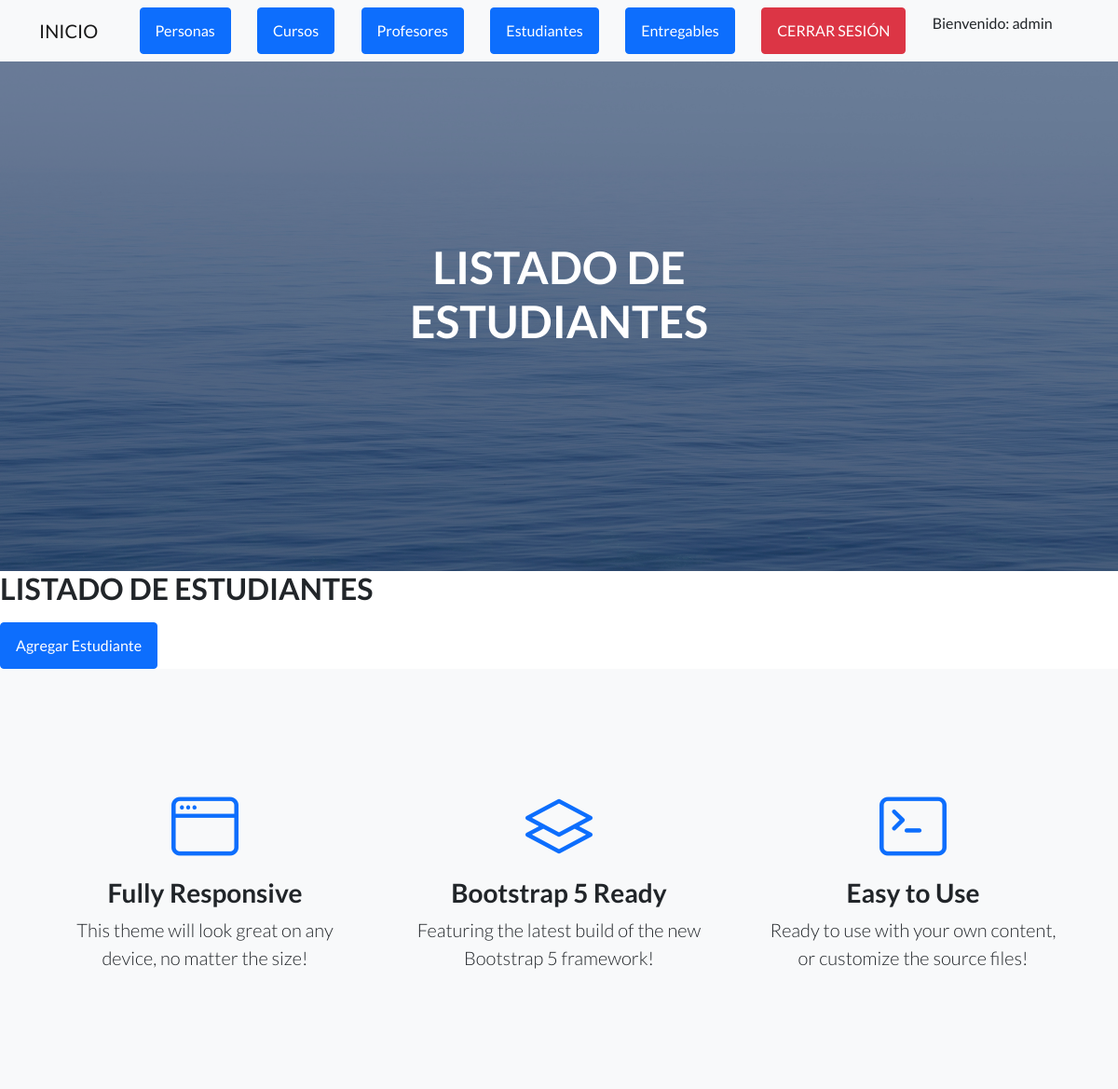
/AppCoder/estudiante/list/ (signed in, upper part), run on an earlier commit of the app's database.
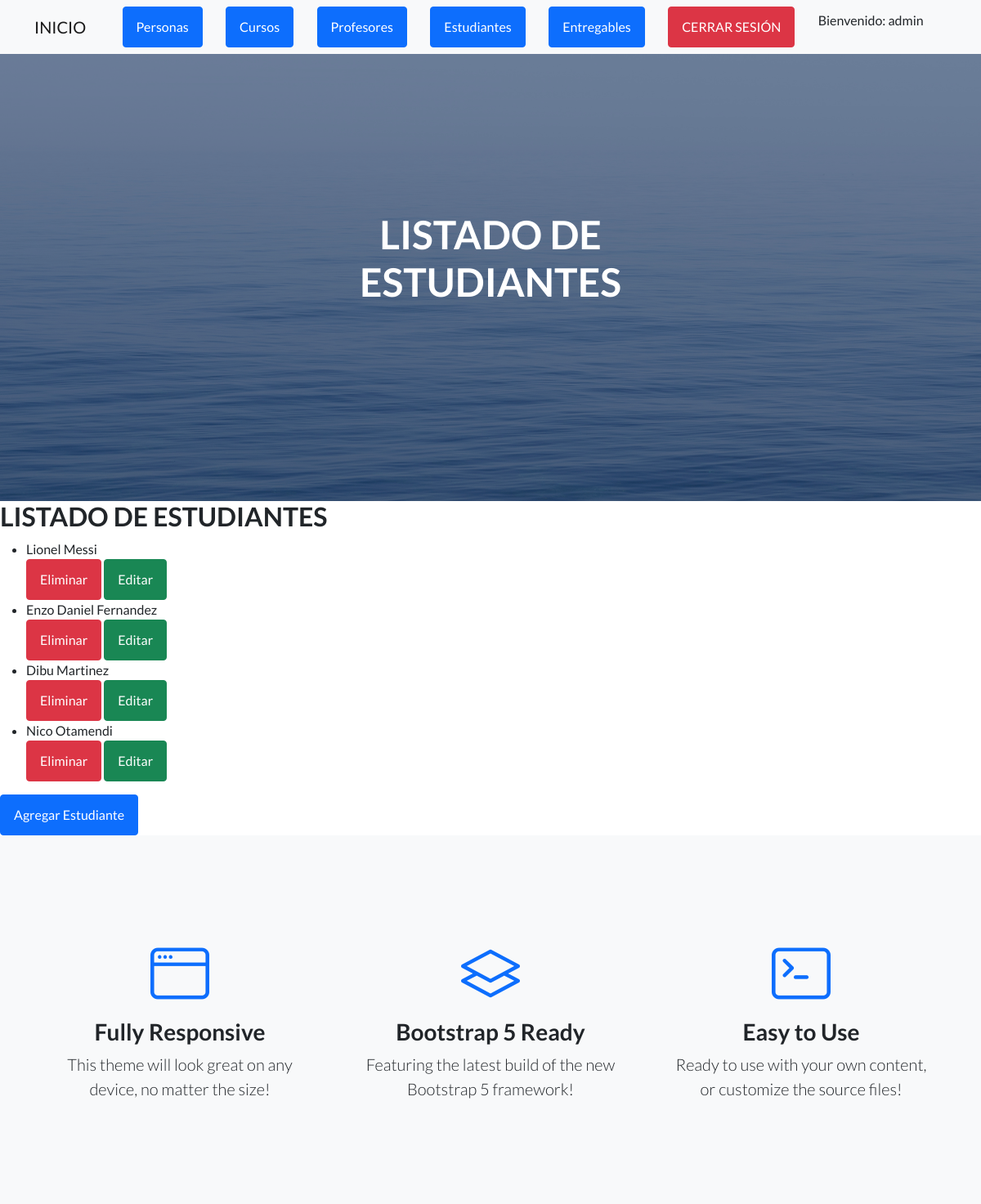
And on a later commit of the database.
### AppCoder/models.py (models this page shows)
class Estudiante(models.Model):
    nombre= models.CharField(max_length=50) #lo defino como un caracter de base de datos
    apellido=models.CharField(max_length=50)
    email=models.EmailField()
    def __str__(self):
        return f"{self.nombre} {str(self.apellido)}"

### AppCoder/views.py (the view)
# urls.py: path('estudiante/list/', EstudianteList.as_view(), name="estudiante_list"),
class EstudianteList(LoginRequiredMixin, ListView): #vista usada para LISTAR
    model=Estudiante #model que quiero mostrar
    template_name="AppCoder/estudiantes.html" #template que uso

### AppCoder/Templates/AppCoder/estudiantes.html (shortened to what this page needs)
{% extends "AppCoder/padre.html" %}
{% load static %}
{% block titulo %}
<h1 class="mb-5">LISTADO DE ESTUDIANTES</h1>
{% endblock %}
{% block contenido_que_cambia %}
<h2>LISTADO DE ESTUDIANTES</h2>
<ul>
    {% for estudiante in object_list %}
    <li> {{ estudiante }} </li>
    <a class="btn btn-danger" href="{% url 'estudiante_borrar' estudiante.id %}">Eliminar</a>
    <a class="btn btn-success" href="{% url 'estudiante_editar' estudiante.id %}">Editar</a>
    {% endfor %}
</ul>
<a class="btn btn-primary" href="{% url 'estudiante_crear' %}">Agregar Estudiante</a>
{% endblock %}

What changed in the data, as far as the page shows it:
added Estudiante: nombre+apellido "Lionel Messi"
added Estudiante: nombre+apellido "Enzo Daniel Fernandez"
added Estudiante: nombre+apellido "Dibu Martinez"
added Estudiante: nombre+apellido "Nico Otamendi"
